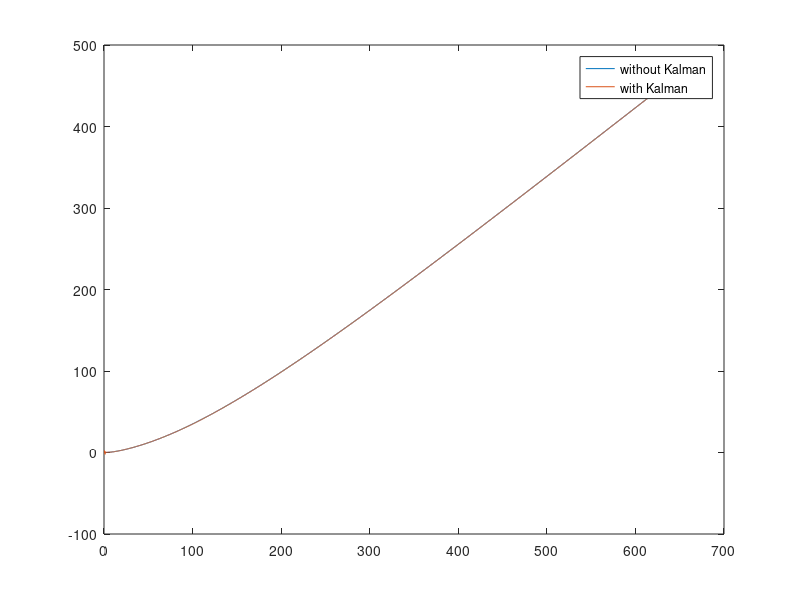
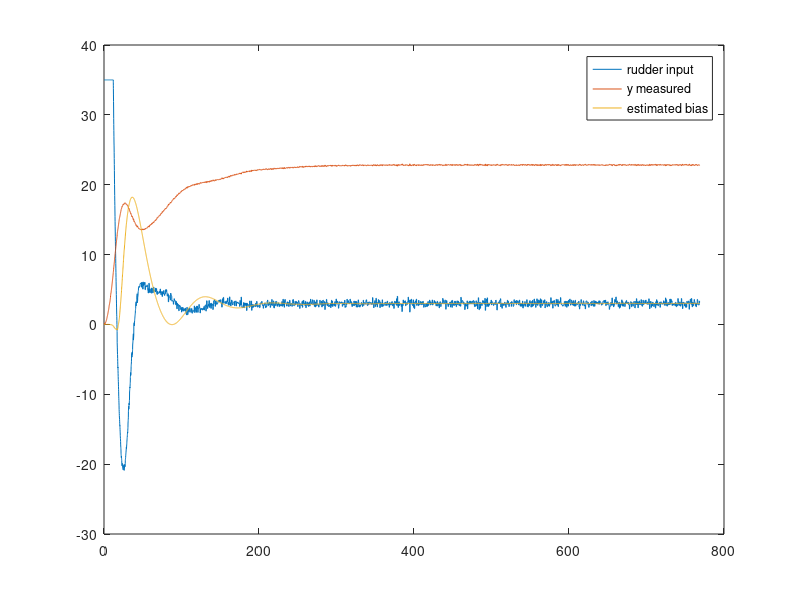
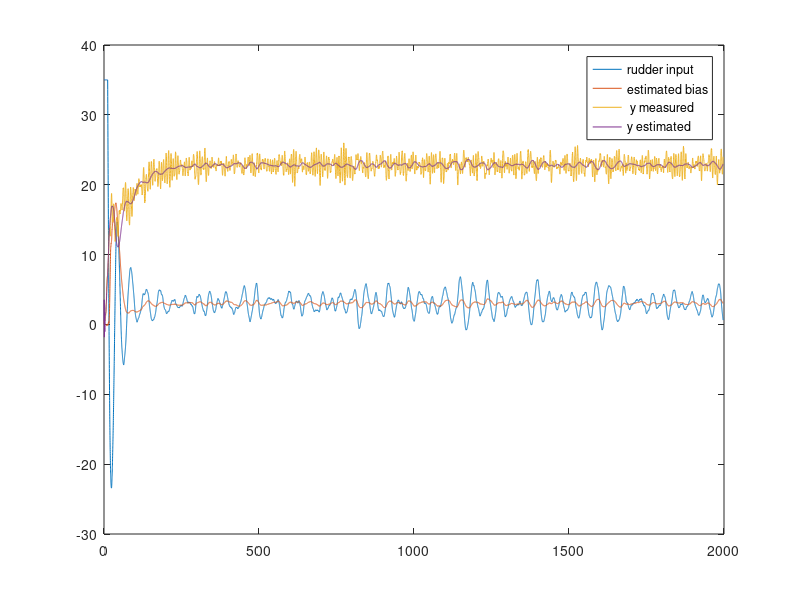

These charts were generated, in order, by the following MATLAB code:
clc;
close all;

figure('Name','5 c)');
load('data.mat');
plot(data(1,:),data(2,:),data(1,:),data(6,:));
legend('without Kalman','with Kalman'); 

figure('Name','5 d)');
load('dataPD.mat');
plot(dataPD(1,:),dataPD(5,:),dataPD(1,:),dataPD(2,:),dataPD(1,:),dataPD(7,:));
legend('rudder input','y measured','estimated bias');

figure('Name','5 e)');
load('dataPDe.mat')
plot(dataPDe(1,:),dataPDe(5,:),dataPDe(1,:),dataPDe(7,:));
hold on;
plot(dataPDe(1,:),dataPDe(2,:),dataPDe(1,:),dataPDe(6,:));
legend('rudder input','estimated bias',' y measured','y estimated');
